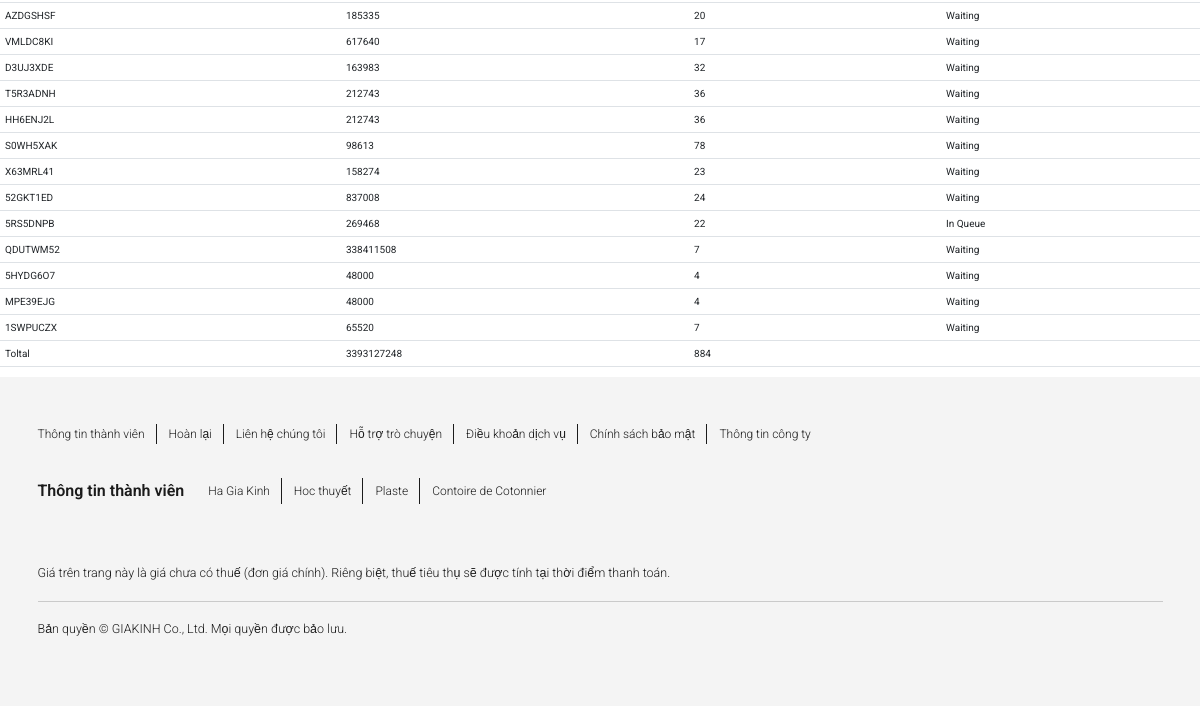
Page /order/ (signed in, lower part) on the earlier database version.
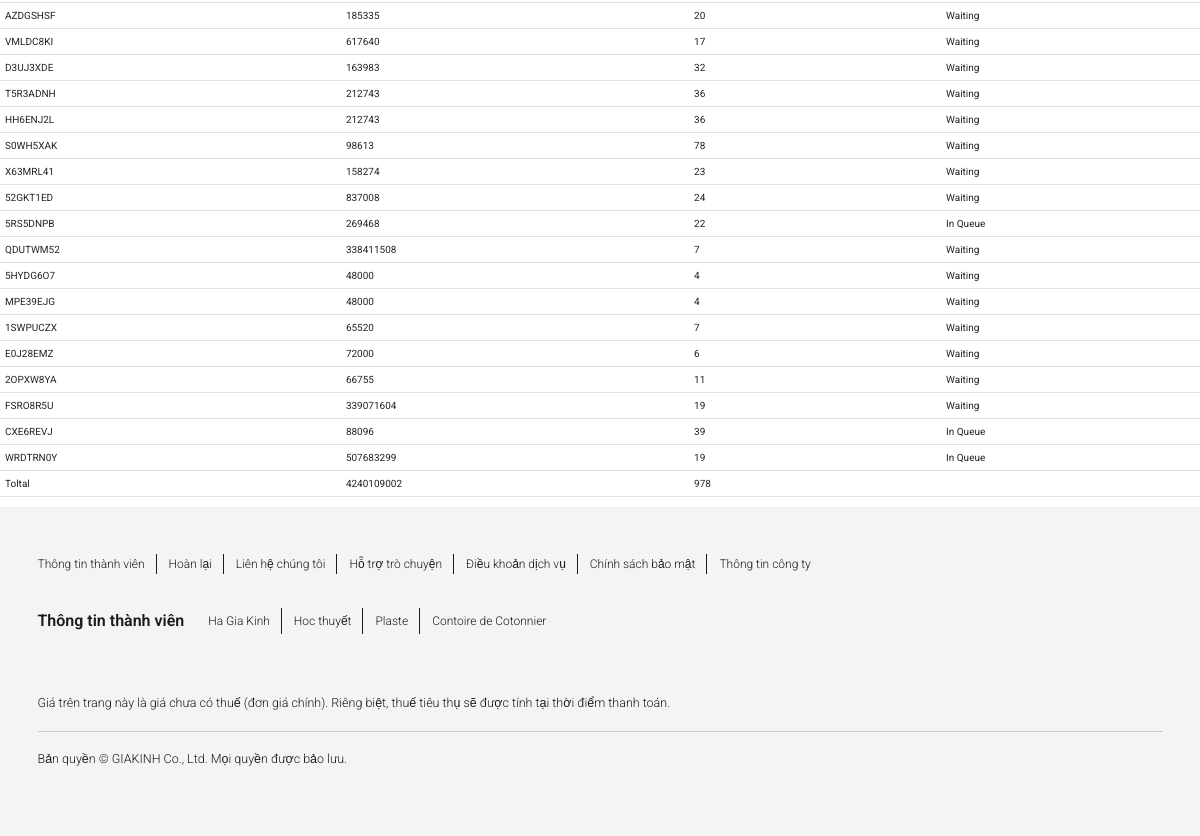
Same page on the later database version.
### order/models.py (models this page shows, shortened)
class Order(models.Model):
    user = models.ForeignKey(User, on_delete=models.CASCADE)
    code = models.CharField(default="XXXXXXX", max_length=256)
    state_choices = (
        ('In Queue', 'In Queue'),
        ('Processing', 'Processing'),
        ('Ready', 'Ready'),
        ('Delivered', 'Delivered'),
        ('Paid', 'Paid'),
        ('Cancelled', 'Cancelled'),
    )
    state = models.CharField( max_length=256, choices=state_choices, default=state_choices[0][0])
    totalprice = models.IntegerField(default=0)
    quantity = models.IntegerField(default=0)
    date = models.DateTimeField(auto_now=True)
    phonenumber = models.CharField(max_length=20, default=None, blank=True, null=True)
    address = models.CharField(max_length=200, default=None, blank=True, null=True)

### appUser/views.py (the view)
# urls.py: path('order/', views.orderUser, name ='order'),
@login_required
def orderUser(request):
    orders = Order.objects.filter(user=request.user)
    totalprice=0
    quantity=0
    for order in orders:
        totalprice += order.totalprice
        quantity += order.quantity
    return render(request, 'user/order.html', {'orders': orders, 'totalprice': totalprice, 'quantity': quantity})

### templates/user/order.html (shortened to what this page needs)
{% extends "base/base.html" %}
{% block block_body %}
<form action="" method="POST">
<table class="table">
    {% for order in orders %}
    <tr>
        <td>{{order.code}}</td>
        <td>{{order.totalprice}}</td>
        <td>{{order.quantity}}</td>
        <td>{{order.state}}</td>
    </tr>
    {% endfor %}
    <tr>
        <td>Toltal</td>
        <td>{{totalprice}}</td>
        <td>{{quantity}}</td>
        <td></td>
    </tr>
</table>
</form>
{% endblock %}

### templates/base/base.html (shortened to what this page needs)
{% load static %}
<!doctype html>
<html lang="en">
{% load static %}
<head>
    <link href="https://cdn.jsdelivr.net/npm/bootstrap@5.0.0-beta1/dist/css/bootstrap.min.css" rel="stylesheet"
>
    <link href="//db.onlinewebfonts.com/c/13bf1d3e6c7119293f9c96e5678096e6?family=Uniqlo+Pro+Light" rel="stylesheet"
        type="text/css" />
    <link rel="stylesheet" href="https://cdnjs.cloudflare.com/ajax/libs/font-awesome/4.7.0/css/font-awesome.min.css">
    <link href="https://cdn.jsdelivr.net/npm/bootstrap@5.0.0-beta1/dist/css/bootstrap.min.css" rel="stylesheet"
>
    <link rel="stylesheet" href={% static "owlcarousel/assets/owl.carousel.min.css" %}>
    <link rel="stylesheet" href={% static "owlcarousel/assets/owl.theme.default.min.css" %}>
    <link rel="stylesheet" href={% static "style.css" %}>
</head>
<body>
    {% block block_body_not_nav %}
    {% block block_body %}
    {% endblock %}
    {% endblock block_body_not_nav %}
    <section class="footer">
        <div class="footer__layout container">
            <div>
                <footer class="footer__container">
                    <div class="footer__info">
                        <ul class="footer__info--list">
                            <li class="footer__info--item">
                                <a href="#" class="footer__info--link">
                                    <p class="footer__info--label">Thông tin thành viên</p>
                                </a>
                            </li>
                            <li class="footer__info--item">
                                <a href="#" class="footer__info--link">
                                    <p class="footer__info--label">Hoàn lại</p>
                                </a>
                            </li>
                            <li class="footer__info--item">
                                <a href="#" class="footer__info--link">
                                    <p class="footer__info--label">Liên hệ chúng tôi</p>
                                </a>
                            </li>
                            <li class="footer__info--item">
                                <a href="#" class="footer__info--link">
                                    <p class="footer__info--label">Hỗ trợ trò chuyện</p>
                                </a>
                            </li>
                            <li class="footer__info--item">
                                <a href="#" class="footer__info--link">
                                    <p class="footer__info--label">Điều khoản dịch vụ</p>
                                </a>
                            </li>
                            <li class="footer__info--item">
                                <a href="#" class="footer__info--link">
                                    <p class="footer__info--label">Chính sách bảo mật</p>
                                </a>
                            </li>
                            <li class="footer__info--item">
                                <a href="#" class="footer__info--link">
                                    <p class="footer__info--label">Thông tin công ty</p>
                                </a>
                            </li>
                        </ul>
                    </div>
                    <div class="footer__info">
                        <ul class="footer__info--list">
                            <li class="footer__info--item--title">
                                <a href="#" class="footer__info--link">
                                    <p class="footer__info--label--title">Thông tin thành viên</p>
                                </a>
                            </li>
                            <li class="footer__info--item">
                                <a href="#" class="footer__info--link">
                                    <p class="footer__info--label">Ha Gia Kinh</p>
                                </a>
                            </li>
                            <li class="footer__info--item">
                                <a href="#" class="footer__info--link">
                                    <p class="footer__info--label">Hoc thuyết</p>
                                </a>
                            </li>
                            <li class="footer__info--item">
                                <a href="#" class="footer__info--link">
                                    <p class="footer__info--label">Plaste</p>
                                </a>
                            </li>
                            <li class="footer__info--item">
                                <a href="#" class="footer__info--link">
                                    <p class="footer__info--label">Contoire de Cotonnier</p>
                                </a>
                            </li>
                        </ul>
                    </div>
                    <div class="footer__caption">
                        <p class="footer__caption--label">
                            Giá trên trang này là giá chưa có thuế (đơn giá chính). Riêng biệt, thuế tiêu thụ sẽ được tính tại thời điểm thanh toán.
                        </p>
                    </div>
                    <hr class="footer__line">
                    <div class="footer__copyright">
                        <div class="footer__caption">
                            <p class="footer__caption--label">
                                Bản quyền © GIAKINH Co., Ltd. Mọi quyền được bảo lưu.
                            </p>
                        </div>
                        <div class="footer__icon">
                            <ul class="footer__icon--list">
                            </ul>
                        </div>
                    </div>
                </footer>
            </div>
        </div>
    </section>
</body>
</html>

### static/style.css (style rules this page uses)
*, *::after, *::before { margin: 0; padding: 0; box-sizing: inherit; }
html { font-size: 62.5%; }
body { font-family: 'Roboto', sans-serif; line-height: 1.5; color: #1b1b1b; box-sizing: border-box; -webkit-tap-highlight-color: transparent; -webkit-text-size-adjust: 100%; }
a, button, input, select, textarea { -webkit-tap-highlight-color: transparent; }
article, aside, details, figcaption, figure, footer, header, main, menu, nav, section, summary { display: block; }
ul, li { list-style: none; text-decoration: none; margin: 0; padding: 0; }
.footer { background-color: #f4f4f4; }
.footer .footer__layout .footer__container { padding: 3.2rem 0; }
.footer .footer__layout .footer__container .footer__info { margin-top: 1.2rem; }
.footer .footer__layout .footer__container .footer__info--list { margin: 0; padding: 0; list-style-type: none; display: flex; flex-direction: row; justify-content: flex-start; align-items: stretch; flex-wrap: wrap; margin-bottom: 1.6rem; }
.footer .footer__layout .footer__container .footer__info--item { display: flex; align-items: center; position: relative; padding-right: 1.2rem; margin-right: 1.2rem; margin-bottom: 1.2rem; }
.footer .footer__layout .footer__container .footer__info--item:not(:last-child)::after { position: absolute; content: ''; right: 0; top: 10%; bottom: 0; height: 80%; border-right: 1px solid #1b1b1b; }
.footer .footer__layout .footer__container .footer__info--item--title { position: relative; padding-right: 1.2rem; margin-right: 1.2rem; margin-bottom: 1.2rem; color: #1b1b1b; font-weight: 600; }
.footer .footer__layout .footer__container .footer__info--link { cursor: pointer; padding-top: .4rem; padding-bottom: .4rem; display: inline-block; position: relative; color: #1b1b1b; text-decoration: none; outline: 0; }
.footer .footer__layout .footer__container .footer__info--label { font-size: 1.2rem; font-weight: 300; color: #1b1b1b; margin: 0; font-style: normal; line-height: 1.5; }
.footer .footer__layout .footer__container .footer__info--label--title { font-weight: 600; font-size: 1.6rem; color: #1b1b1b; margin: 0; font-style: normal; line-height: 1.5; }
.footer .footer__layout .footer__container .footer__caption--label { font-weight: 300; font-size: 1.25rem; }
.footer .footer__layout .footer__container .footer__line { margin: 1.8rem 0; border-top: none; border-left: none; border-right: none; padding: 0; border-bottom: 0.7px solid #525151; overflow: visible; }
.footer .footer__layout .footer__container .footer__icon--list { display: flex; justify-content: flex-end; align-items: stretch; margin: 0; padding: 0; list-style-type: none; margin-bottom: -1rem; }

Differences in the rows shown:
added Order: code "E0J28EMZ", totalprice "72000", quantity "6", state "Waiting"
added Order: code "2OPXW8YA", totalprice "66755", quantity "11", state "Waiting"
added Order: code "FSRO8R5U", totalprice "339071604", quantity "19", state "Waiting"
added Order: code "CXE6REVJ", totalprice "88096", quantity "39", state "In Queue"
added Order: code "WRDTRN0Y", totalprice "507683299", quantity "19", state "In Queue"
Other differences:
{{ totalprice }}: "3393127248" → "4240109002"
{{ quantity }}: "884" → "978"
